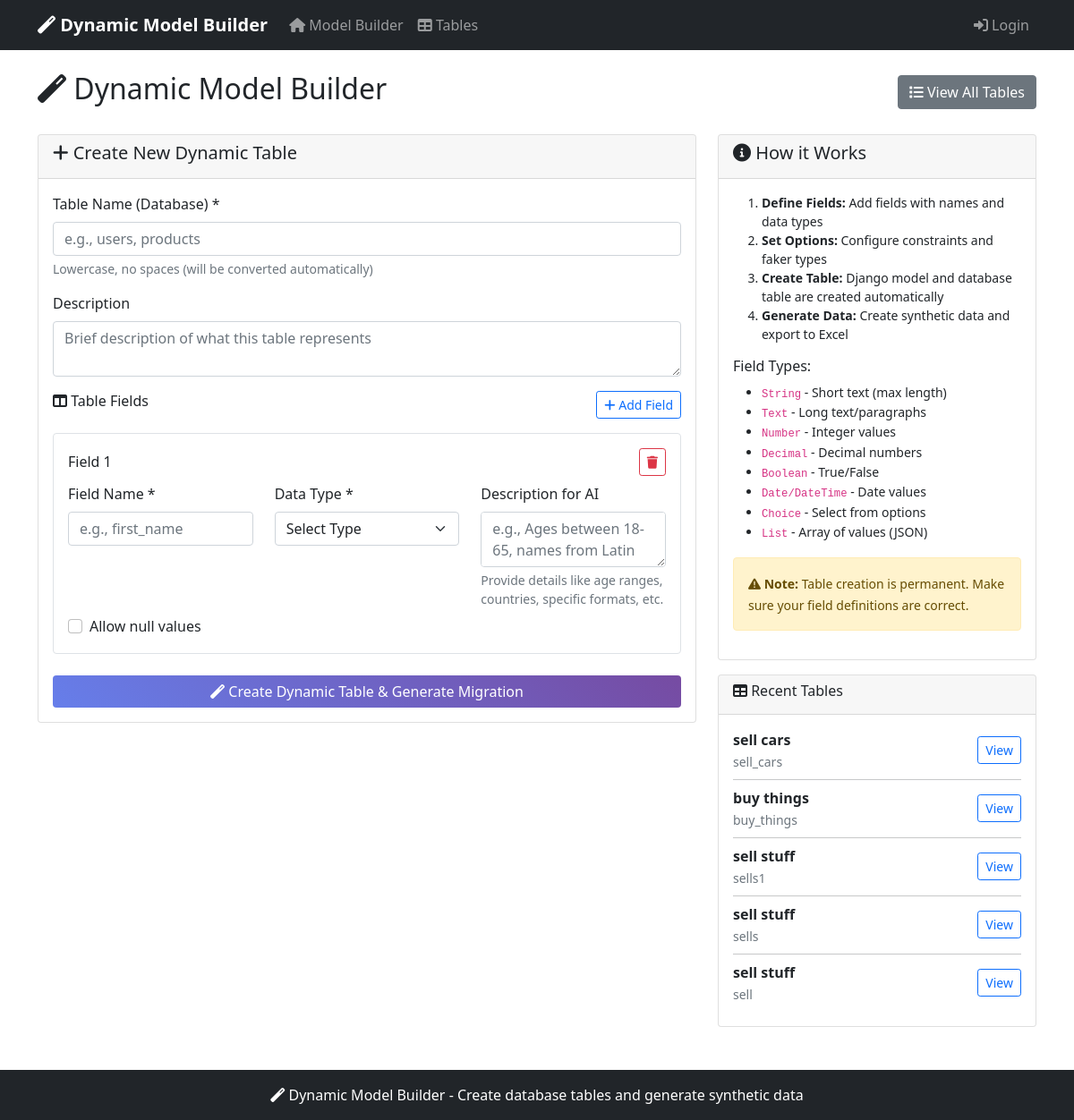
/, run on an earlier commit of the app's database.
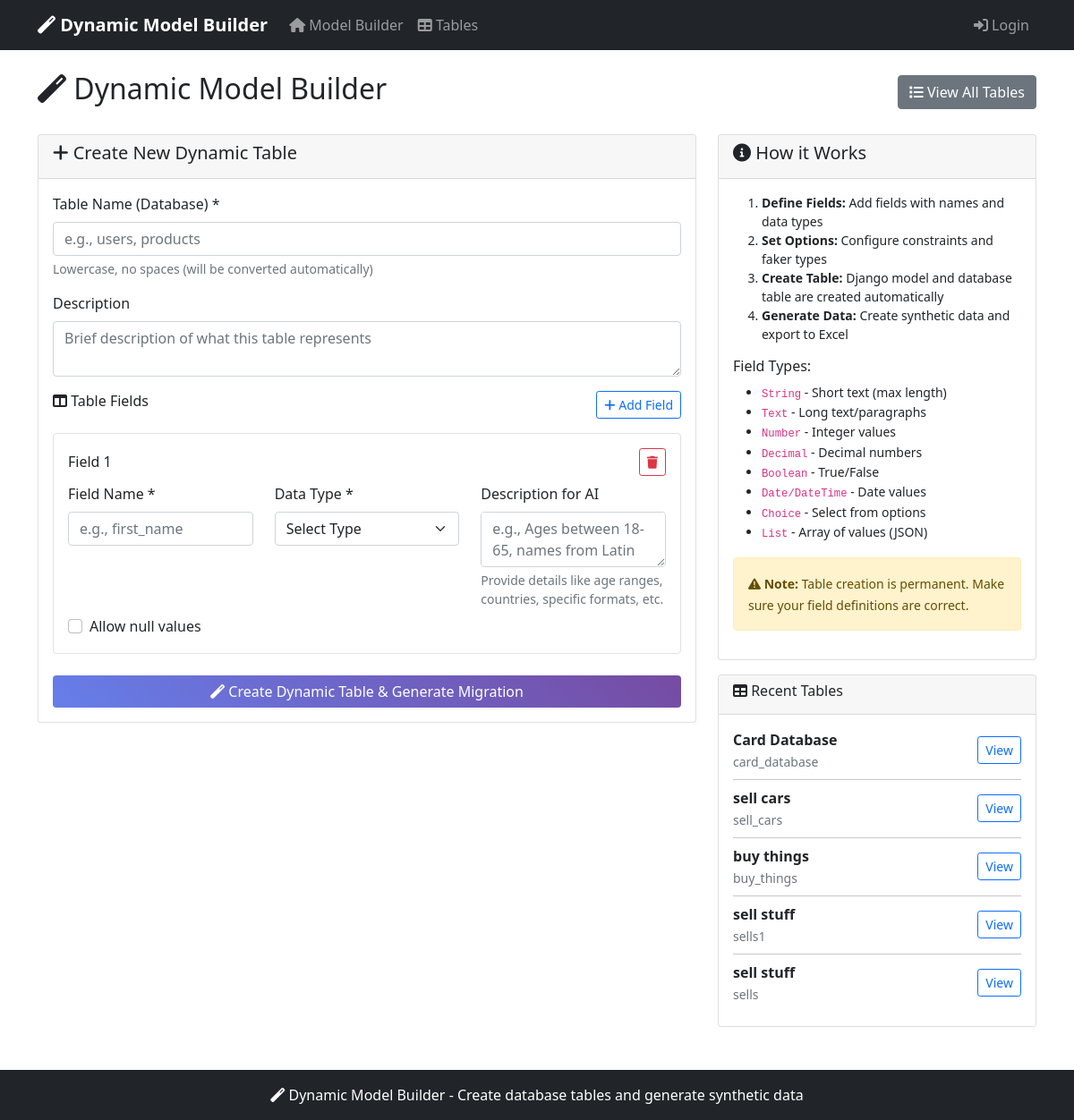
And on a later commit of the database.
### data_generator/models.py (models this page shows, shortened)
class DynamicTableDefinition(models.Model):
    table_name = models.CharField(max_length=100, unique=True)
    display_name = models.CharField(max_length=200)
    description = models.TextField(blank=True)
    fields_definition = models.JSONField(help_text="JSON containing field definitions")
    created_at = models.DateTimeField(auto_now_add=True)
    updated_at = models.DateTimeField(auto_now=True)
    is_migrated = models.BooleanField(default=False)
    migration_file = models.CharField(max_length=255, blank=True)
    class Meta:
        ordering = ['-created_at']

### data_generator/views.py (the view)
# urls.py: path('', views.home, name='home'),
def home(request):
    tables = DynamicTableDefinition.objects.all().order_by('-created_at')
    return render(request, 'data_generator/model_builder.html', {'tables': tables})

### data_generator/templates/data_generator/model_builder.html (shortened to what the changed rows need)
{% extends 'data_generator/base.html' %}
{% block content %}
<div class="row">
    <div class="col-12">
        <div class="d-flex justify-content-between align-items-center mb-4">
            <h2><i class="fas fa-magic"></i> Dynamic Model Builder</h2>
        </div>
        <div class="row">
            <div class="col-lg-4">
                {% if tables %}
                <div class="card mt-3">
                    <div class="card-body">
                        {% for table in tables|slice:":5" %}
                            <div class="d-flex justify-content-between align-items-center mb-2">
                                <div>
                                    <strong>{{ table.display_name }}</strong><br>
                                    <small class="text-muted">{{ table.table_name }}</small>
                                </div>
                                <a href="{% url 'dynamic_table_detail' table.id %}" class="btn btn-sm btn-outline-primary">
                                    View
                                </a>
                            </div>
                            {% if not forloop.last %}<hr class="my-2">{% endif %}
                        {% endfor %}
                    </div>
                </div>
                {% endif %}
            </div>
        </div>
    </div>
</div>
{% endblock %}

What changed in the data, as far as the page shows it:
no longer on this page (row unchanged): DynamicTableDefinition: display_name "sell stuff", table_name "sell"
added DynamicTableDefinition: display_name "Card Database", table_name "card_database"
